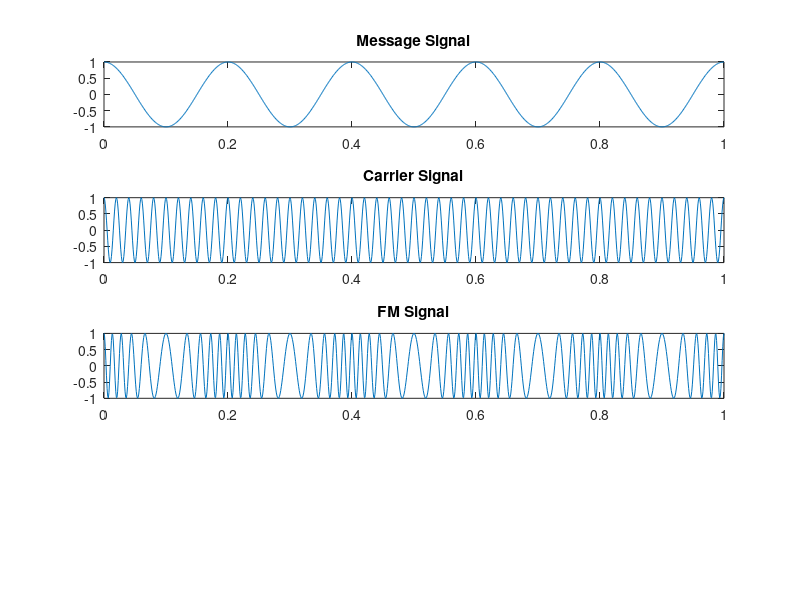

MATLAB code for this plot:
clc;
clear;
close all;
Am=1;
Ac=1;
fm=5;
fc=50;
beta=5;
kp=5;
fs=1000;
t=0:1/fs:1;
m = Am*cos(2*pi*fm*t); % Message signal
c = Ac*cos(2*pi*fc*t); % Carrier signal
fm_sig = Ac*cos(2*pi*fc*t + beta*sin(2*pi*fm*t)); % FM
subplot(4,1,1), plot(t,m), title('Message Signal')
subplot(4,1,2), plot(t,c), title('Carrier Signal')
subplot(4,1,3), plot(t,fm_sig), title('FM Signal')
